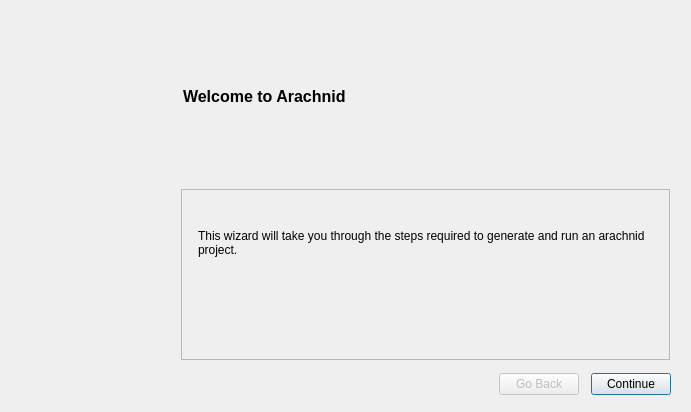
<?xml version="1.0" encoding="UTF-8"?>
<ui version="4.0">
 <class>ProjectWizard</class>
 <widget class="QWizard" name="ProjectWizard">
  <property name="geometry">
   <rect>
    <x>0</x>
    <y>0</y>
    <width>691</width>
    <height>412</height>
   </rect>
  </property>
  <property name="windowTitle">
   <string>Wizard</string>
  </property>
  <property name="wizardStyle">
   <enum>QWizard::MacStyle</enum>
  </property>
  <property name="options">
   <set>QWizard::NoCancelButton|QWizard::NoDefaultButton</set>
  </property>
  <widget class="QWizardPage" name="wizardPage1">
   <property name="title">
    <string>Welcome to Arachnid</string>
   </property>
   <property name="subTitle">
    <string>This wizard will take you through the steps required to generate and run an arachnid project.</string>
   </property>
  </widget>
  <widget class="QWizardPage" name="wizardPage">
   <property name="title">
    <string>Select Micrographs</string>
   </property>
   <layout class="QVBoxLayout" name="verticalLayout">
    <property name="margin">
     <number>2</number>
    </property>
    <item>
     <widget class="QWidget" name="widget" native="true">
      <property name="minimumSize">
       <size>
        <width>200</width>
        <height>200</height>
       </size>
      </property>
      <layout class="QGridLayout" name="gridLayout">
       <property name="margin">
        <number>6</number>
       </property>
       <item row="0" column="0">
        <widget class="QLineEdit" name="micFileLineEdit">
         <property name="sizePolicy">
          <sizepolicy hsizetype="Expanding" vsizetype="Fixed">
           <horstretch>2</horstretch>
           <verstretch>0</verstretch>
          </sizepolicy>
         </property>
        </widget>
       </item>
       <item row="0" column="1">
        <widget class="QPushButton" name="micrographFilePushButton">
         <property name="text">
          <string/>
         </property>
         <property name="icon">
          <iconset resource="../../icons/icons.qrc">
           <normaloff>:/mini/mini/folder.png</normaloff>:/mini/mini/folder.png</iconset>
         </property>
         <property name="autoDefault">
          <bool>false</bool>
         </property>
         <property name="flat">
          <bool>true</bool>
         </property>
        </widget>
       </item>
       <item row="1" column="1">
        <widget class="QCheckBox" name="invertCheckBox">
         <property name="toolTip">
          <string>Do the micrographs require contrast inversion</string>
         </property>
         <property name="text">
          <string>Invert Contrast</string>
         </property>
         <property name="checked">
          <bool>true</bool>
         </property>
        </widget>
       </item>
       <item row="1" column="0">
        <widget class="QWidget" name="widget_2" native="true">
         <layout class="QGridLayout" name="gridLayout_2">
          <item row="0" column="0">
           <widget class="QLabel" name="label_2">
            <property name="text">
             <string>Number of Micrographs</string>
            </property>
           </widget>
          </item>
          <item row="0" column="1">
           <widget class="QLabel" name="micrographCountLabel">
            <property name="text">
             <string>0</string>
            </property>
           </widget>
          </item>
          <item row="1" column="0">
           <widget class="QLabel" name="label_4">
            <property name="text">
             <string>Width</string>
            </property>
           </widget>
          </item>
          <item row="2" column="0">
           <widget class="QLabel" name="label_5">
            <property name="text">
             <string>Height</string>
            </property>
           </widget>
          </item>
          <item row="1" column="1">
           <widget class="QLabel" name="micrographWidthLabel">
            <property name="text">
             <string>0</string>
            </property>
           </widget>
          </item>
          <item row="2" column="1">
           <widget class="QLabel" name="micrographHeightLabel">
            <property name="text">
             <string>0</string>
            </property>
           </widget>
          </item>
         </layout>
        </widget>
       </item>
      </layout>
     </widget>
    </item>
    <item>
     <widget class="QScrollArea" name="scrollArea">
      <property name="sizePolicy">
       <sizepolicy hsizetype="Expanding" vsizetype="Expanding">
        <horstretch>0</horstretch>
        <verstretch>1</verstretch>
       </sizepolicy>
      </property>
      <property name="widgetResizable">
       <bool>true</bool>
      </property>
      <widget class="QWidget" name="scrollAreaWidgetContents">
       <property name="geometry">
        <rect>
         <x>0</x>
         <y>0</y>
         <width>467</width>
         <height>94</height>
        </rect>
       </property>
       <property name="sizePolicy">
        <sizepolicy hsizetype="Preferred" vsizetype="Preferred">
         <horstretch>0</horstretch>
         <verstretch>2</verstretch>
        </sizepolicy>
       </property>
       <layout class="QVBoxLayout" name="verticalLayout_2">
        <item>
         <widget class="QLabel" name="micrographDisplayLabel">
          <property name="text">
           <string/>
          </property>
         </widget>
        </item>
       </layout>
      </widget>
     </widget>
    </item>
   </layout>
  </widget>
  <widget class="QWizardPage" name="wizardPage_2">
   <property name="title">
    <string>Select Reference</string>
   </property>
   <layout class="QVBoxLayout" name="verticalLayout_3">
    <item>
     <widget class="QTabWidget" name="referenceTabWidget">
      <property name="currentIndex">
       <number>1</number>
      </property>
      <widget class="QWidget" name="tab">
       <attribute name="title">
        <string>Local File</string>
       </attribute>
       <layout class="QHBoxLayout" name="horizontalLayout">
        <property name="leftMargin">
         <number>3</number>
        </property>
        <property name="topMargin">
         <number>0</number>
        </property>
        <property name="rightMargin">
         <number>3</number>
        </property>
        <property name="bottomMargin">
         <number>3</number>
        </property>
        <item>
         <widget class="QWidget" name="widget_3" native="true">
          <property name="minimumSize">
           <size>
            <width>200</width>
            <height>200</height>
           </size>
          </property>
          <layout class="QGridLayout" name="gridLayout_3">
           <item row="0" column="0">
            <widget class="QLineEdit" name="referenceLineEdit">
             <property name="sizePolicy">
              <sizepolicy hsizetype="Expanding" vsizetype="Fixed">
               <horstretch>2</horstretch>
               <verstretch>0</verstretch>
              </sizepolicy>
             </property>
            </widget>
           </item>
           <item row="0" column="1">
            <widget class="QPushButton" name="referenceFilePushButton">
             <property name="text">
              <string/>
             </property>
             <property name="icon">
              <iconset resource="../../icons/icons.qrc">
               <normaloff>:/mini/mini/folder.png</normaloff>:/mini/mini/folder.png</iconset>
             </property>
             <property name="autoDefault">
              <bool>false</bool>
             </property>
             <property name="flat">
              <bool>true</bool>
             </property>
            </widget>
           </item>
           <item row="1" column="0">
            <widget class="QWidget" name="widget_4" native="true">
             <layout class="QGridLayout" name="gridLayout_4">
              <item row="0" column="0">
               <widget class="QLabel" name="label_12">
                <property name="text">
                 <string>Depth</string>
                </property>
               </widget>
              </item>
              <item row="0" column="1">
               <widget class="QLabel" name="referenceDepthLabel">
                <property name="text">
                 <string>0</string>
                </property>
               </widget>
              </item>
              <item row="1" column="0">
               <widget class="QLabel" name="label_14">
                <property name="text">
                 <string>Width</string>
                </property>
               </widget>
              </item>
              <item row="2" column="0">
               <widget class="QLabel" name="label_15">
                <property name="text">
                 <string>Height</string>
                </property>
               </widget>
              </item>
              <item row="1" column="1">
               <widget class="QLabel" name="referenceWidthLabel">
                <property name="text">
                 <string>0</string>
                </property>
               </widget>
              </item>
              <item row="2" column="1">
               <widget class="QLabel" name="referenceHeightLabel">
                <property name="text">
                 <string>0</string>
                </property>
               </widget>
              </item>
              <item row="3" column="0">
               <widget class="QLabel" name="label_18">
                <property name="text">
                 <string>Reference Pixel Size</string>
                </property>
               </widget>
              </item>
              <item row="3" column="1">
               <widget class="QDoubleSpinBox" name="referencePixelSizeDoubleSpinBox">
                <property name="decimals">
                 <number>3</number>
                </property>
               </widget>
              </item>
             </layout>
            </widget>
           </item>
          </layout>
         </widget>
        </item>
       </layout>
      </widget>
      <widget class="QWidget" name="tab_2">
       <attribute name="title">
        <string>EMDB</string>
       </attribute>
       <layout class="QVBoxLayout" name="verticalLayout_6">
        <property name="leftMargin">
         <number>3</number>
        </property>
        <property name="topMargin">
         <number>0</number>
        </property>
        <property name="rightMargin">
         <number>3</number>
        </property>
        <property name="bottomMargin">
         <number>3</number>
        </property>
        <item>
         <widget class="QListView" name="emdbCannedListView">
          <property name="editTriggers">
           <set>QAbstractItemView::NoEditTriggers</set>
          </property>
          <property name="viewMode">
           <enum>QListView::IconMode</enum>
          </property>
         </widget>
        </item>
        <item>
         <widget class="QWidget" name="widget_8" native="true">
          <layout class="QHBoxLayout" name="horizontalLayout_3">
           <item>
            <widget class="QLineEdit" name="emdbNumberLineEdit"/>
           </item>
           <item>
            <widget class="QPushButton" name="emdbDownloadPushButton">
             <property name="text">
              <string>Download</string>
             </property>
             <property name="autoDefault">
              <bool>false</bool>
             </property>
            </widget>
           </item>
          </layout>
         </widget>
        </item>
       </layout>
      </widget>
     </widget>
    </item>
   </layout>
  </widget>
  <widget class="QWizardPage" name="wizardPage_3">
   <property name="title">
    <string>Set Microscope Parameters</string>
   </property>
   <layout class="QFormLayout" name="formLayout">
    <item row="0" column="0">
     <widget class="QLabel" name="label_8">
      <property name="text">
       <string>Pixel Size (1/A)</string>
      </property>
     </widget>
    </item>
    <item row="0" column="1">
     <widget class="QDoubleSpinBox" name="pixelSizeDoubleSpinBox"/>
    </item>
    <item row="1" column="0">
     <widget class="QLabel" name="label_9">
      <property name="text">
       <string>Particle Size (A)</string>
      </property>
     </widget>
    </item>
    <item row="1" column="1">
     <widget class="QDoubleSpinBox" name="particleSizeDoubleSpinBox">
      <property name="maximum">
       <double>5000.000000000000000</double>
      </property>
     </widget>
    </item>
    <item row="2" column="0">
     <widget class="QLabel" name="label_10">
      <property name="text">
       <string>Voltage (kV)</string>
      </property>
     </widget>
    </item>
    <item row="2" column="1">
     <widget class="QDoubleSpinBox" name="voltageDoubleSpinBox">
      <property name="maximum">
       <double>5000.000000000000000</double>
      </property>
     </widget>
    </item>
    <item row="3" column="0">
     <widget class="QLabel" name="label_11">
      <property name="text">
       <string>CS (mm)</string>
      </property>
     </widget>
    </item>
    <item row="3" column="1">
     <widget class="QDoubleSpinBox" name="csDoubleSpinBox"/>
    </item>
   </layout>
  </widget>
  <widget class="QWizardPage" name="wizardPage_4">
   <property name="title">
    <string>Advanced Parameters</string>
   </property>
   <layout class="QFormLayout" name="formLayout_2">
    <item row="0" column="0">
     <widget class="QLabel" name="label_19">
      <property name="text">
       <string>Process Count</string>
      </property>
     </widget>
    </item>
    <item row="0" column="1">
     <widget class="QSpinBox" name="workerCountSpinBox">
      <property name="maximum">
       <number>10000</number>
      </property>
      <property name="value">
       <number>1</number>
      </property>
     </widget>
    </item>
    <item row="1" column="0">
     <widget class="QLabel" name="label_20">
      <property name="text">
       <string>Thread Count</string>
      </property>
     </widget>
    </item>
    <item row="1" column="1">
     <widget class="QSpinBox" name="threadCountSpinBox">
      <property name="maximum">
       <number>10000</number>
      </property>
      <property name="value">
       <number>1</number>
      </property>
     </widget>
    </item>
    <item row="2" column="0">
     <widget class="QLabel" name="label_21">
      <property name="text">
       <string>Window Size</string>
      </property>
     </widget>
    </item>
    <item row="2" column="1">
     <widget class="QSpinBox" name="windowSizeSpinBox">
      <property name="maximum">
       <number>5000</number>
      </property>
     </widget>
    </item>
    <item row="3" column="0">
     <widget class="QLabel" name="label_22">
      <property name="text">
       <string>SPIDER Extension</string>
      </property>
     </widget>
    </item>
    <item row="3" column="1">
     <widget class="QLineEdit" name="extensionLineEdit">
      <property name="inputMask">
       <string>ANN; </string>
      </property>
      <property name="text">
       <string>dat</string>
      </property>
      <property name="maxLength">
       <number>3</number>
      </property>
     </widget>
    </item>
    <item row="4" column="1">
     <widget class="QComboBox" name="clusterModeComboBox"/>
    </item>
    <item row="4" column="0">
     <widget class="QLabel" name="label">
      <property name="text">
       <string>Cluster</string>
      </property>
     </widget>
    </item>
   </layout>
  </widget>
  <widget class="QWizardPage" name="wizardPage2">
   <property name="title">
    <string>Fine Tune Options</string>
   </property>
   <property name="subTitle">
    <string/>
   </property>
   <layout class="QVBoxLayout" name="verticalLayout_4">
    <property name="margin">
     <number>0</number>
    </property>
    <item>
     <widget class="QTabWidget" name="settingsTabWidget">
      <property name="currentIndex">
       <number>-1</number>
      </property>
     </widget>
    </item>
   </layout>
  </widget>
  <widget class="QWizardPage" name="wizardPage_5">
   <layout class="QVBoxLayout" name="verticalLayout_5">
    <property name="margin">
     <number>0</number>
    </property>
    <item>
     <widget class="QWidget" name="widget_5" native="true">
      <property name="sizePolicy">
       <sizepolicy hsizetype="Preferred" vsizetype="Preferred">
        <horstretch>0</horstretch>
        <verstretch>1</verstretch>
       </sizepolicy>
      </property>
      <layout class="QGridLayout" name="gridLayout_5">
       <property name="topMargin">
        <number>6</number>
       </property>
       <property name="bottomMargin">
        <number>6</number>
       </property>
       <item row="0" column="0">
        <widget class="QProgressBar" name="jobProgressBar">
         <property name="value">
          <number>0</number>
         </property>
        </widget>
       </item>
      </layout>
     </widget>
    </item>
    <item>
     <widget class="QWidget" name="widget_7" native="true">
      <property name="sizePolicy">
       <sizepolicy hsizetype="Preferred" vsizetype="MinimumExpanding">
        <horstretch>0</horstretch>
        <verstretch>3</verstretch>
       </sizepolicy>
      </property>
      <layout class="QHBoxLayout" name="horizontalLayout_2">
       <property name="margin">
        <number>0</number>
       </property>
       <item>
        <widget class="QListView" name="jobListView">
         <property name="sizePolicy">
          <sizepolicy hsizetype="Expanding" vsizetype="Expanding">
           <horstretch>0</horstretch>
           <verstretch>0</verstretch>
          </sizepolicy>
         </property>
         <property name="editTriggers">
          <set>QAbstractItemView::NoEditTriggers</set>
         </property>
         <property name="showDropIndicator" stdset="0">
          <bool>false</bool>
         </property>
        </widget>
       </item>
       <item>
        <widget class="QPlainTextEdit" name="logTextEdit">
         <property name="sizePolicy">
          <sizepolicy hsizetype="MinimumExpanding" vsizetype="Expanding">
           <horstretch>10</horstretch>
           <verstretch>0</verstretch>
          </sizepolicy>
         </property>
         <property name="undoRedoEnabled">
          <bool>false</bool>
         </property>
         <property name="lineWrapMode">
          <enum>QPlainTextEdit::NoWrap</enum>
         </property>
         <property name="readOnly">
          <bool>true</bool>
         </property>
        </widget>
       </item>
      </layout>
     </widget>
    </item>
    <item>
     <widget class="QWidget" name="widget_6" native="true">
      <layout class="QFormLayout" name="formLayout_3">
       <property name="fieldGrowthPolicy">
        <enum>QFormLayout::FieldsStayAtSizeHint</enum>
       </property>
       <property name="margin">
        <number>0</number>
       </property>
       <item row="0" column="0">
        <widget class="QPushButton" name="runJobButton">
         <property name="text">
          <string>Run</string>
         </property>
         <property name="icon">
          <iconset resource="../../icons/icons.qrc">
           <normaloff>:/mini/mini/arrow_refresh.png</normaloff>
           <normalon>:/mini/mini/cancel.png</normalon>
           <selectedoff>:/mini/mini/cancel.png</selectedoff>:/mini/mini/arrow_refresh.png</iconset>
         </property>
         <property name="checkable">
          <bool>true</bool>
         </property>
        </widget>
       </item>
      </layout>
     </widget>
    </item>
   </layout>
  </widget>
 </widget>
 <resources>
  <include location="../../icons/icons.qrc"/>
 </resources>
 <connections/>
</ui>
